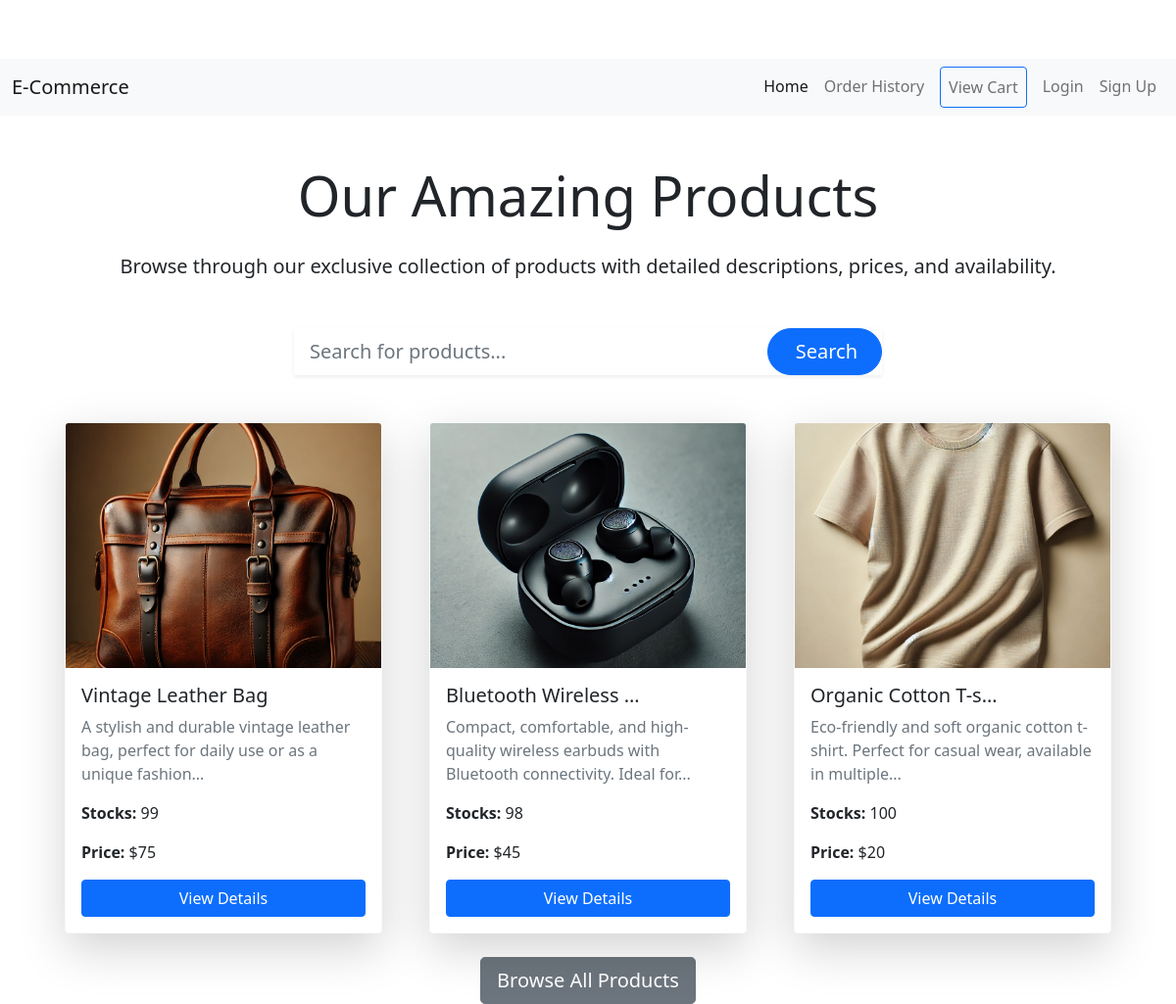
The page / on the database its author committed.
### model.py (models this page shows)
class Product(db.Model):
    __tablename__ = 'products'
    id: Mapped[int] = mapped_column(Integer, primary_key=True)
    name: Mapped[str] = mapped_column(String(250), unique=True, nullable=False)
    stocks: Mapped[int] = mapped_column(Integer, nullable=False)
    description: Mapped[str] = mapped_column(String(300), nullable=False)
    detail: Mapped[str] = mapped_column(String(250), nullable=False)
    category_id: Mapped[int] = mapped_column(Integer, db.ForeignKey('categories.id'))
    price: Mapped[int] = mapped_column(Integer, nullable=False)
    image_url: Mapped[str] = mapped_column(String(250), nullable=True)
    category = relationship('Category', back_populates='products')
    order_items = relationship('OrderItem', back_populates='product')
    cart_items = relationship('CartItem', back_populates='product')

### main.py (the view)
@app.route('/')
def home():
    products = Product.query.all()
    try:
        if current_user.id == 1:
            return redirect('admin')
    except AttributeError:
        render_template('index.html', products=products)
    return render_template('index.html', products= products)

### templates/index.html (shortened to what this page needs)
{% extends "base.html" %}
{% block content %}
<div class="container mt-5">
    <h1 class="text-center mb-4 display-4">Our Amazing Products</h1>
    <p class="text-center lead mb-5">Browse through our exclusive collection of products with detailed descriptions, prices, and availability.</p>
    <form action="{{ url_for('search') }}" method="GET" class="mb-5">
        <div class="input-group shadow-sm" style="max-width: 600px; margin: 0 auto;">
            <input type="text" name="query" class="form-control form-control-lg border-0 rounded-pill" placeholder="Search for products..." aria-label="Search for products" style="box-shadow: none;">
            <button class="btn btn-primary btn-lg rounded-pill px-4 ms-2" type="submit" style="box-shadow: none;">
                 Search
            </button>
        </div>
    </form>
    <div class="row g-4">
        {% for product in products %}
        <div class="col-xl-4 col-lg-4 col-md-6 col-12 d-flex align-items-stretch px-4">
            <div class="card shadow-lg border-light rounded" style="width: 100%;">
                <img src="{{ url_for('static', filename='uploads/' + product.image_url) }}" class="card-img-top" alt="{{ product.name }}" style="height: 250px; object-fit: cover;">
                <div class="card-body">
                    <h5 class="card-title text-truncate" style="max-width: 200px;">{{ product.name }}</h5>
                    <p class="card-text text-muted">{{ product.description | truncate(100) }}</p>
                    <p class="card-text"><strong>Stocks:</strong> {{ product.stocks }}</p>
                    <p class="card-text"><strong>Price:</strong> ${{ product.price }}</p>
                    <a href="{{ url_for('product_detail', product_id=product.id) }}" class="btn btn-primary w-100">View Details</a>
                </div>
            </div>
        </div>
        {% endfor %}
    </div>
    <div class="text-center mt-4">
        <a href="{{ url_for('home') }}" class="btn btn-lg btn-secondary">Browse All Products</a>
    </div>
</div>
{% endblock %}

### static/css/style.css (style rules this page uses)
body { padding-top: 60px; }
.container { margin-top: 80px; }

### rows shown on the page
Product: image_url (picture), name "Vintage Leather Bag", description "A stylish and durable vintage leather bag, perfect for daily use or as a unique fashion...", stocks "99", price "75"
Product: image_url (picture), name "Bluetooth Wireless…", description "Compact, comfortable, and high-quality wireless earbuds with Bluetooth connectivity. Ideal for...", stocks "98", price "45"
Product: image_url (picture), name "Organic Cotton T-s…", description "Eco-friendly and soft organic cotton t-shirt. Perfect for casual wear, available in multiple...", stocks "100", price "20"
